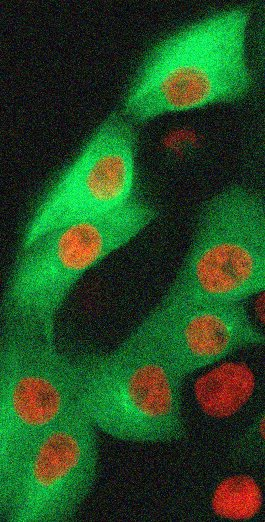
#> input picture projects/denoising/data/noisy_img.jpg, 265 x 522 px
$ jupyter execute sample.ipynb
#> lines starting #> are read from the running program, lines starting #| are printed output that depends on the picture
[cell 1]
import numpy
from matplotlib import pyplot as plt

[cell 2]
def gaussian_kernel(radius, radius_y=None):
    if not radius_y:
        radius_y = radius

    x, y = numpy.mgrid[-radius:radius + 1, -radius_y:radius_y + 1]
    g = numpy.exp(-(x ** 2 / float(radius) + y ** 2 / float(radius_y)))
    return g / g.sum()

[cell 3]
gaussian_kernel_array = gaussian_kernel(5)
plt.imshow(gaussian_kernel_array, cmap=plt.get_cmap('jet'), interpolation='nearest')
plt.colorbar()
plt.show()
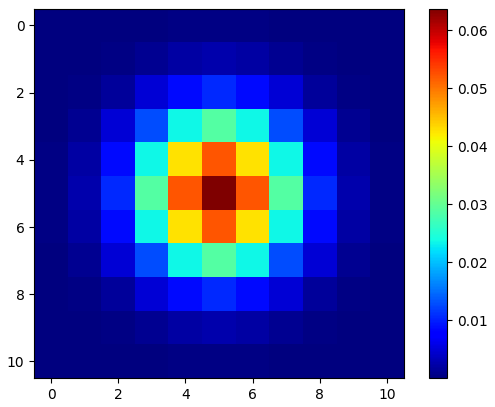
#> figure drawn by matplotlib, 2 panels

[cell 4]
from skimage import io

img = io.imread("data/noisy_img.jpg")
#> img is the input picture: shape (522, 265, 3); mean R, G, B 36.4, 74, 34.2
plt.imshow(img)
plt.axis('off')
plt.show()

[cell 5]
from scipy import ndimage as nd

gaussian_img = nd.gaussian_filter(img, sigma=3)
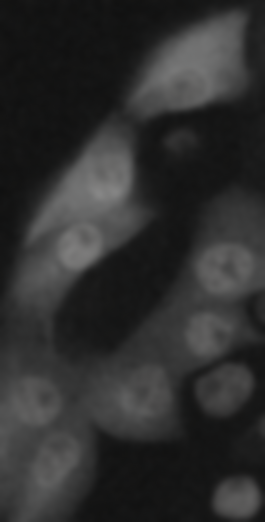
#> gaussian_img: shape (522, 265, 3); mean R, G, B 46.6, 46.8, 46.7
plt.imshow(gaussian_img)
plt.axis('off')
plt.show()

[cell 6]
filters = {
    "Gaussian Filter": nd.gaussian_filter,
    "Uniform Filter": nd.uniform_filter,
    "Median Filter": nd.median_filter,
    "Maximum Filter": nd.maximum_filter,
    "Minimum Filter": nd.minimum_filter,
    "Sobel Filter": nd.sobel,
    "Prewitt Filter": nd.prewitt,
    "Laplacian Filter": nd.laplace
}

fig, axes = plt.subplots(2, 4, figsize=(15, 8))
axes = axes.ravel()

for ax, (name, filter_func) in zip(axes, filters.items()):
    if name == "Gaussian Filter":
        filtered_img = filter_func(img, sigma=3)
    elif name in ["Uniform Filter", "Median Filter", "Maximum Filter", "Minimum Filter"]:
        filtered_img = filter_func(img, size=3)
    else:
        filtered_img = filter_func(img)

    ax.imshow(filtered_img, cmap='gray')
    ax.set_title(name)
    ax.axis('off')
#> this loop made 8 passes
#> pass 2, `filtered_img = filter_func(img, size=3)`:
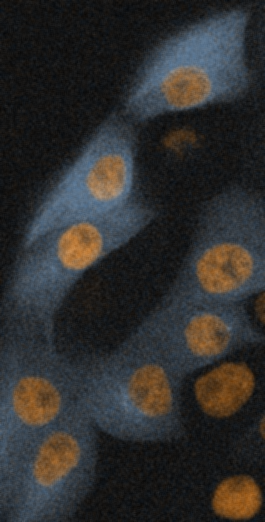
#> filtered_img: shape (522, 265, 3); mean R, G, B 47.9, 47.2, 46.4
#> pass 3, `filtered_img = filter_func(img, size=3)`:
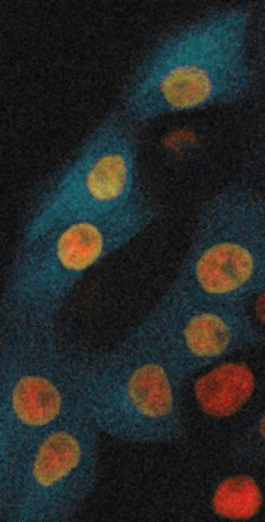
#> filtered_img: shape (522, 265, 3); mean R, G, B 39.6, 41.1, 39.5

plt.tight_layout()
plt.show()
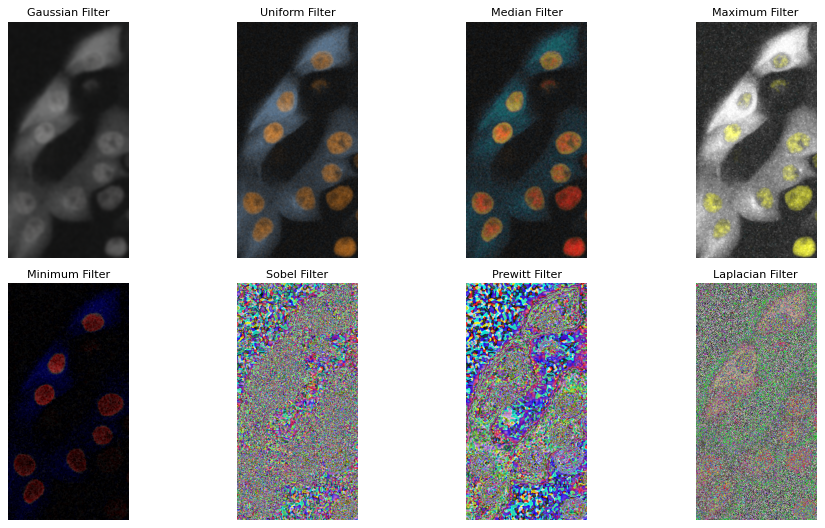
#> figure drawn by matplotlib, 8 panels

The algorithm selects the median value of all the pixels in the selected window
NLM: https://scikit-image.org/docs/dev/auto_examples/filters/plot_nonlocal_means.html

[cell 7]
import pywt
from skimage.util import img_as_ubyte
from skimage.restoration import estimate_sigma, denoise_nl_means

sigma_est = numpy.mean(estimate_sigma(img, channel_axis=-1))
#> sigma_est = 14.54

patch_kw = dict(patch_size=5, patch_distance=3, channel_axis=-1)

denoise_img = denoise_nl_means(img, h=1.15 * sigma_est, fast_mode=False, **patch_kw)
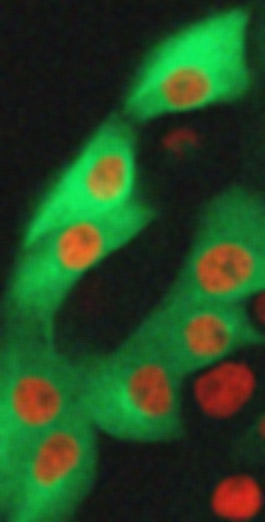
#> denoise_img: shape (522, 265, 3) float64; mean R, G, B 0.143, 0.29, 0.134

denoise_img_as_ubyte = img_as_ubyte(denoise_img)

plt.imshow(denoise_img)
plt.axis('off')
plt.show()
